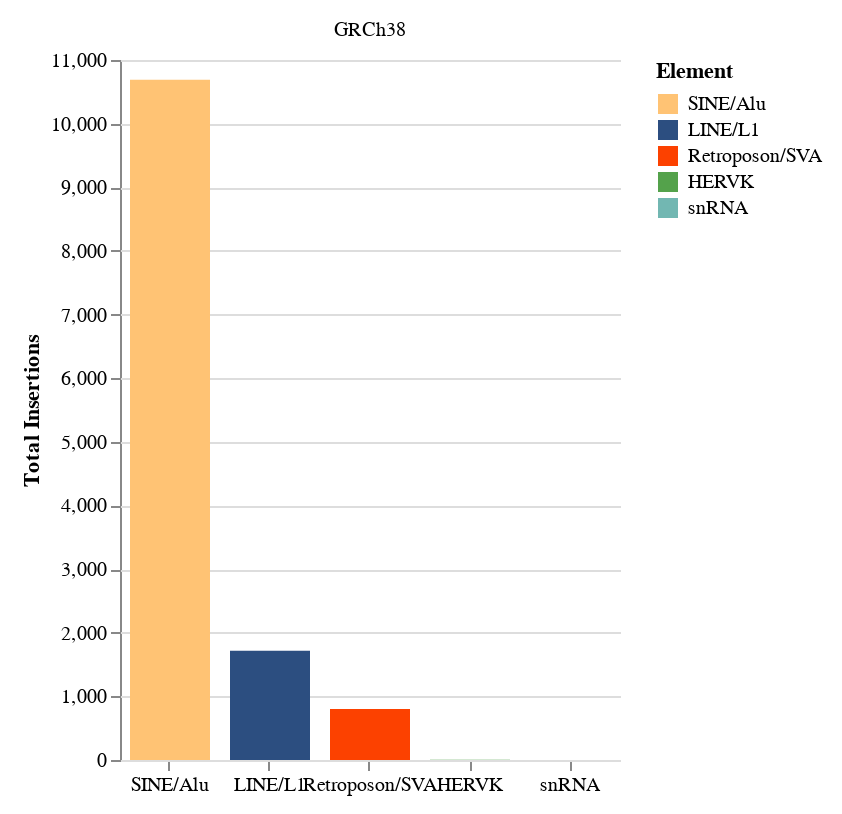

The code cell stored with this chart in its notebook:
### Code cell
import altair as alt
sorter=['L1ME-AID_Lab','PALMER}']
sorter2 = ['SINE/Alu','LINE/L1','Retroposon/SVA','HERVK','snRNA']
alt.Chart(elementCountDF).mark_bar(size=40).encode(

    # tell Altair which field to group columns on
    x=alt.X('Element:N', title=None, sort=sorter2),

    # tell Altair which field to use as Y values and how to calculate
    y=alt.Y('sum(Count):Q',
        axis=alt.Axis(
            grid=True,
            title='Total Insertions')),

    # tell Altair which field to use to use as the set of columns to be  represented in each group
    column=alt.Column('Reference:N', title=None, sort=sorter),

    # tell Altair which field to use for color segmentation 
    color=alt.Color('Element:N',
                sort=sorter2,
                scale=alt.Scale(
                # make it look pretty with an enjoyable color pallet
                range=['#FFC374', '#2C4E80', '#FC4100','#54A24B','#72B7B2'],
            ),
            ),
        )\
    .configure_view(
        # remove grid lines around column clusters
        strokeOpacity=0    
    ).properties(
    width=250,
    height=350,
    padding={"left": 10, "top": 10, "right": 10, "bottom": 10}
).configure_axisX(
    labelAngle=0  # Rotate the x-axis ticks by 45 degrees
)

### Figure 1 — Vega-Lite specification as saved in the notebook (floating-point values rounded to 4 significant figures)
{"config": {"view": {"continuousWidth": 300, "continuousHeight": 300, "strokeOpacity": 0}, "axisX": {"labelAngle": 0}}, "data": {"name": "data-d6b430e356484efb62e3192c750b9dd5"}, "mark": {"type": "bar", "size": 40}, "encoding": {"color": {"field": "Element", "scale": {"range": ["#FFC374", "#2C4E80", "#FC4100", "#54A24B", "#72B7B2"]}, "sort": ["SINE/Alu", "LINE/L1", "Retroposon/SVA", "HERVK", "snRNA"], "type": "nominal"}, "column": {"field": "Reference", "sort": ["L1ME-AID_Lab", "PALMER}"], "title": null, "type": "nominal"}, "x": {"field": "Element", "sort": ["SINE/Alu", "LINE/L1", "Retroposon/SVA", "HERVK", "snRNA"], "title": null, "type": "nominal"}, "y": {"aggregate": "sum", "axis": {"grid": true, "title": "Total Insertions"}, "field": "Count", "type": "quantitative"}}, "height": 350, "padding": {"left": 10, "top": 10, "right": 10, "bottom": 10}, "width": 250, "$schema": "https://vega.github.io/schema/vega-lite/v5.17.0.json", "datasets": {"data-d6b430e356484efb62e3192c750b9dd5": [{"Element": "SINE/Alu", "Count": 10689, "Reference": "GRCh38"}, {"Element": "Retroposon/SVA", "Count": 803, "Reference": "GRCh38"}, {"Element": "LINE/L1", "Count": 1718, "Reference": "GRCh38"}, {"Element": "snRNA", "Count": 1, "Reference": "GRCh38"}, {"Element": "HERVK", "Count": 5, "Reference": "GRCh38"}]}}
